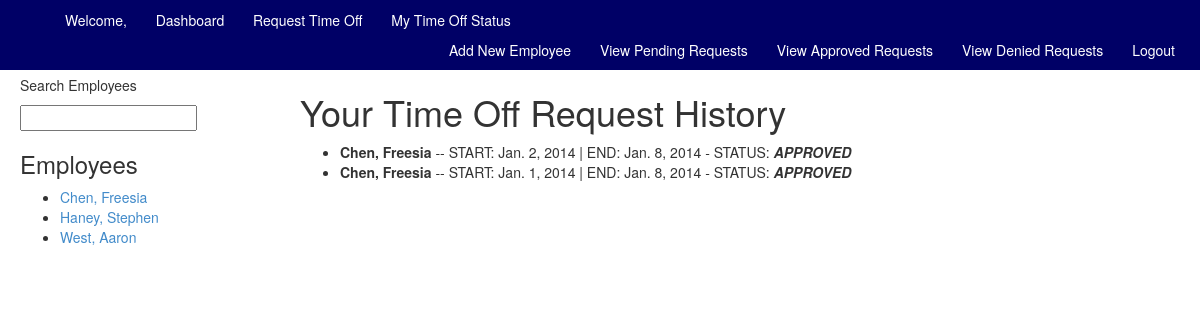
/hris/my_requests/ (signed in), run on an earlier commit of the app's database.
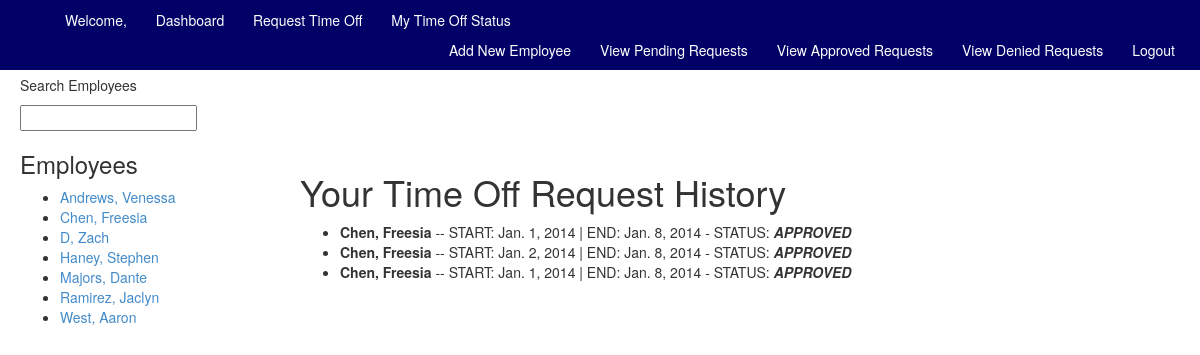
And on a later commit of the database.
### hris_system/models.py (models this page shows, shortened)
class Employee(models.Model):
	user = models.OneToOneField(User)
	last_name = models.CharField(max_length=25)
	first_name = models.CharField(max_length=25)
	hire_date = models.DateField(auto_now=False, auto_now_add=False)
	phone_number = models.CharField(max_length=15, blank=True)
	address = models.CharField(max_length=25, blank=True)
	city = models.CharField(max_length=25, blank=True)
	state = models.CharField(max_length=2, blank=True)
	zipcode = models.IntegerField(blank=True)
	DEPT_CHOICES = (
			('New Hire', 'New Hire'),
			('Human Resources', 'Human Resources'),
			('Shift Manager', 'Shift Manager'),
			('Staff', 'Staff'),
			('IT', 'IT Staff'),
		)
	department = models.CharField(max_length=25, choices=DEPT_CHOICES, default="New Hire")
	position = models.CharField(max_length=25, default='New Hire')
	STATUS_CHOICES = (
		('Active', 'Active'),
		('Terminated', 'Terminated'),
		('Paid Time Off', 'Paid Time Off'),
		('Personal Time Off', 'Personal Time Off'),
		('Leave of Absense', 'Leave of Absense' ),
	)
	status = models.CharField(max_length=25, choices=STATUS_CHOICES, default="Active")

class TimeOffRequest(models.Model):
	employee = models.ForeignKey(Employee)
	date_start = models.DateField(auto_now=False, auto_now_add=False)
	date_end = models.DateField(auto_now=False, auto_now_add=False)
	status = models.CharField(max_length=25, default="PENDING")
	handler = models.CharField(max_length=25)
	comments = models.CharField(max_length=25)

### hris_system/views.py (the view)
def my_timeoff_requests(request):
	context = RequestContext(request)
	context_dict = {}
	hr_user = request.user.groups.filter(name="Human Resources").exists()
	mgr_user = request.user.groups.filter(name="Shift Manager").exists()
	employee_list = get_employee_list()
	employee = Employee.objects.get(user=request.user)
	timeoff_requests = TimeOffRequest.objects.filter(employee=employee).order_by('-id')
	context_dict['timeoff_requests'] = timeoff_requests
	context_dict['hr_user'] = hr_user
	context_dict['mgr_user'] = mgr_user
	context_dict['employee_list'] = employee_list
	return render_to_response('hris_system/user_timeoff_requests.html', context_dict, context)

### hris_system/views.py (called while the page is built)
def get_employee_list(max_results=0, starts_with=''):
	employee_list = []
	if starts_with:
		employee_list = Employee.objects.filter(last_name__startswith=starts_with)
	else:
		employee_list = Employee.objects.all().order_by("last_name")
	if max_results > 0:
		if len(employee_list) >	max_results:
			employee_list = employee_list[:max_results]
	return employee_list

### templates/hris_system/user_timeoff_requests.html (shortened to what this page needs)
{% extends 'hris_system/base.html' %}
{% block body_block %}
{% load static %}
<div>
	<h1>Your Time Off Request History</h1>
	{% if timeoff_requests %}
		<ul>
		{% for request in timeoff_requests %}
			<li> <strong>{{ request.employee.last_name }}, {{ request.employee.first_name }}</strong> -- START: {{ request.date_start }} | END: {{ request.date_end }} - STATUS: <strong><em>{{ request.status }}</em></strong>
			</li>
		{% endfor %}
		</ul>
	{% endif %}
</div>
{% endblock %}

### templates/hris_system/base.html (shortened to what this page needs)
<!DOCTYPE html>
{% load static %}
<!DOCTYPE html>
<html>
  <head>
    <link href="{% static 'css/bootstrap.min.css' %}" rel="stylesheet">
  </head>
  <body>
    <div id="future_navbar">
        <ul id="left_links">
        {% if user.is_authenticated %}
          <li>Welcome, {{ user.first_name }} {{ user.last_name }}</li>
          <li><a href="/hris/">Dashboard</a></li>
          <li><a href="/hris/submit">Request Time Off</li>
          <li><a href="/hris/my_requests/">My Time Off Status</a></li>
        </ul>
        <ul id="right_links">
          {% if hr_user %}
            <li><a href="/hris/add_employee">Add New Employee</a></li>
          {% endif %}
          {% if hr_user or mgr_user %}
            <li><a href="/hris/timeoff/pending">View Pending Requests</li>
            <li><a href="/hris/timeoff/approved">View Approved Requests</li>
            <li><a href="/hris/timeoff/denied">View Denied Requests</li>
          {% endif %}
          <li><a href="/hris/logout">Logout</a></li>
        {% else %}
          <li><a href="/hris/login">Login</a></li>
        </ul>
        {% endif %}
    </div>
    <div id="side_bar">
      {% if hr_user or mgr_user %}
        {% if employee_list %}
          <p>Search Employees</p>
          <form>
          <input type="text" name="suggestion" value="" id="suggestion" />
          </form>
         <div id="emps">
          {% include "hris_system/employee_list.html" with employee_list=employee_list %}
         </div>
        {% endif %}
      {% endif %}
    </div>
     <div class="body">
    {% block body_block %}
    {% endblock %}
		</div>
  </body>
</html>

### templates/hris_system/employee_list.html
{% if employee_list %}
	<h3>Employees</h3>
	<ul>
		{% for employee in employee_list %}
		<li><a href="/hris/employee/{{ employee.id }}">{{ employee.last_name }}, {{ employee.first_name }}</a></li>
		{% endfor %}
{% else %}
	<h3>No employees by this name</h3>
{% endif %}

What changed in the data, as far as the page shows it:
added Employee: last_name "Andrews", first_name "Venessa"
added Employee: last_name "D", first_name "Zach"
added Employee: last_name "Majors", first_name "Dante"
added Employee: last_name "Ramirez", first_name "Jaclyn"
added TimeOffRequest: employee.last_name "Chen", employee.first_name "Freesia", date_start "Jan. 1, 2014", date_end "Jan. 8, 2014", status "APPROVED"
